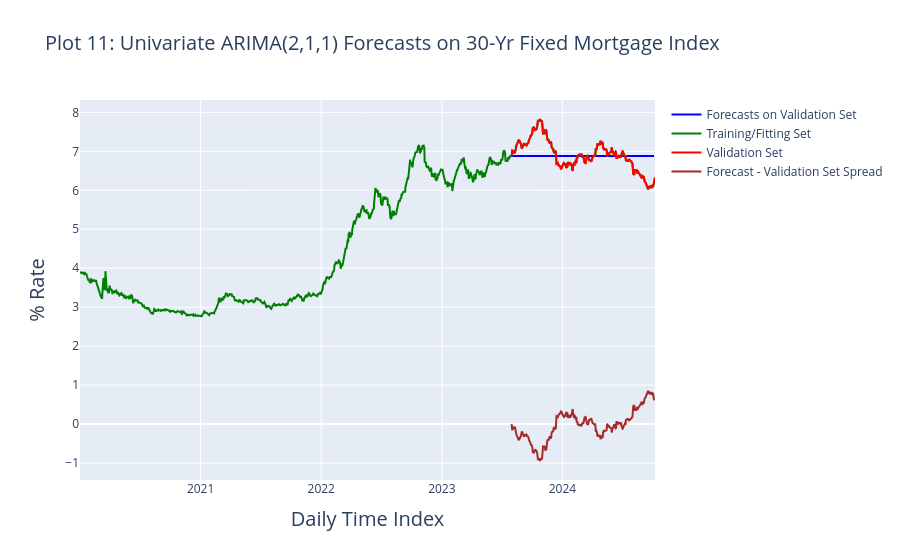

Notebook code for this chart:
### Code cell
# visualize forecasts and validation set
fig = go.Figure()

# Forecasts
fig.add_trace(go.Scatter(
    x=forecast_df.index, 
    y=forecast_df[forecast_df.columns[0]], 
    mode='lines', 
    name='Forecasts on Validation Set',
    line=dict(color='blue')
    
))

# Training/Fitting Set
fig.add_trace(go.Scatter(
    x=df.index, 
    y=df['OBMMIC30YF'], 
    mode='lines', 
    name='Training/Fitting Set',
    line=dict(color='green')
))

# Validation Set
fig.add_trace(go.Scatter(
    x=X_val.index, 
    y=df['OBMMIC30YF'].loc[X_val.index], 
    mode='lines', 
    name='Validation Set',
    line=dict(color='red')
))

# Validation Set
fig.add_trace(go.Scatter(
    x=X_val.index, 
    y=forecast_df[forecast_df.columns[0]] - df['OBMMIC30YF'].loc[X_val.index], 
    mode='lines', 
    name='Forecast - Validation Set Spread',
    line=dict(color='brown')
))

fig.update_layout(title={'text':'Plot 11: Univariate ARIMA(2,1,1) Forecasts on 30-Yr Fixed Mortgage Index',
                            'font': dict(size=20)}, 
                            xaxis_title='Daily Time Index', 
                            yaxis_title='% Rate')

fig.update_xaxes(title_font=dict(size=20))
fig.update_yaxes(title_font=dict(size=20))

fig.show()

### Figure 1 — Plotly figure (JSON) as saved in the notebook; plotly's stock layout.template omitted (floating-point values rounded to 4 significant figures; data arrays with more than 128 entries replaced by an {"elided": "..."} marker saying what was removed)
{"data": [{"line": {"color": "blue"}, "mode": "lines", "name": "Forecasts on Validation Set", "type": "scatter", "x": {"elided": "298 str values"}, "y": {"elided": "298 float values"}}, {"line": {"color": "green"}, "mode": "lines", "name": "Training/Fitting Set", "type": "scatter", "x": {"elided": "1194 str values"}, "y": {"elided": "1194 float values"}}, {"line": {"color": "red"}, "mode": "lines", "name": "Validation Set", "type": "scatter", "x": {"elided": "299 str values"}, "y": {"elided": "299 float values"}}, {"line": {"color": "brown"}, "mode": "lines", "name": "Forecast - Validation Set Spread", "type": "scatter", "x": {"elided": "299 str values"}, "y": {"elided": "299 float values"}}], "layout": {"title": {"font": {"size": 20}, "text": "Plot 11: Univariate ARIMA(2,1,1) Forecasts on 30-Yr Fixed Mortgage Index"}, "xaxis": {"title": {"font": {"size": 20}, "text": "Daily Time Index"}}, "yaxis": {"title": {"font": {"size": 20}, "text": "% Rate"}}}}
